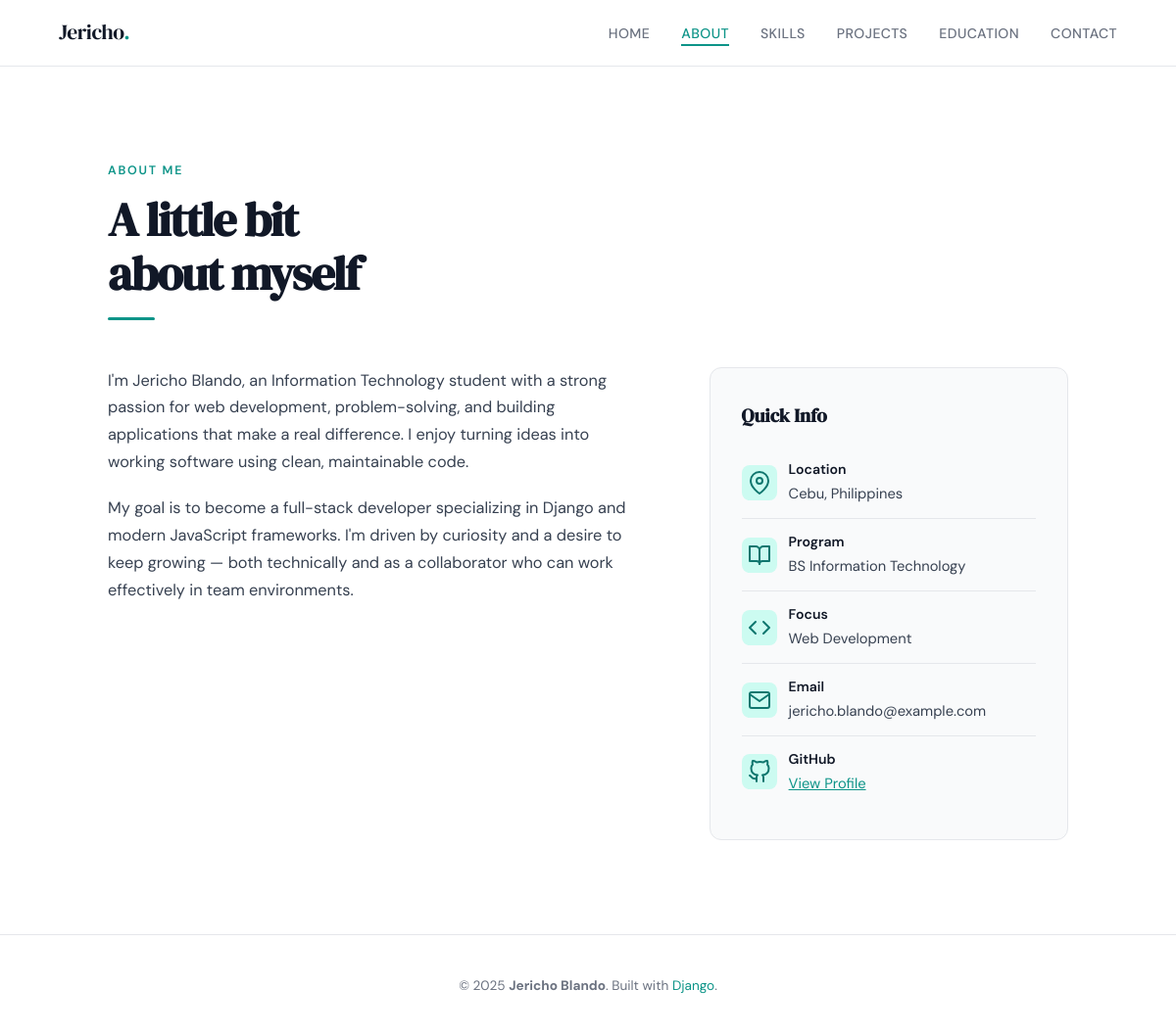
The page /about/ on the database its author committed.
### portfolio/models.py (models this page shows, shortened)
class Profile(models.Model):
    name = models.CharField(max_length=100)
    tagline = models.CharField(max_length=200)
    bio = models.TextField()
    career_goals = models.TextField()
    email = models.EmailField()
    github = models.URLField(blank=True)
    linkedin = models.URLField(blank=True)
    photo = models.ImageField(upload_to='profile/', blank=True, null=True)
    class Meta:
        verbose_name = 'Profile'

### portfolio/views.py (the view)
# urls.py: path('about/', views.about, name='about'),
def about(request):
    profile = get_profile()
    context = {'profile': profile, 'active': 'about'}
    return render(request, 'portfolio/about.html', context)

### portfolio/views.py (called while the page is built)
def get_profile():
    return Profile.objects.first()

### portfolio/templates/portfolio/about.html (shortened to what this page needs)
{% extends 'portfolio/base.html' %}
{% block content %}
<div class="section">
  <p class="section-label">About Me</p>
  <h1 class="section-title">A little bit<br>about myself</h1>
  <div class="divider"></div>
  <div class="about-grid">
    <div class="about-text fade-in">
      {% if profile %}
        <p>{{ profile.bio }}</p>
        <p>{{ profile.career_goals }}</p>
      {% endif %}
    </div>
    <div class="fade-in">
      <div class="about-card">
        <h3>Quick Info</h3>
        <div class="about-stat">
          <span class="about-stat-icon"><i data-feather="map-pin"></i></span>
          <div class="about-stat-text">
            <strong>Location</strong>
            Cebu, Philippines
          </div>
        </div>
        <div class="about-stat">
          <span class="about-stat-icon"><i data-feather="book-open"></i></span>
          <div class="about-stat-text">
            <strong>Program</strong>
            BS Information Technology
          </div>
        </div>
        <div class="about-stat">
          <span class="about-stat-icon"><i data-feather="code"></i></span>
          <div class="about-stat-text">
            <strong>Focus</strong>
            Web Development
          </div>
        </div>
        <div class="about-stat">
          <span class="about-stat-icon"><i data-feather="mail"></i></span>
          <div class="about-stat-text">
            <strong>Email</strong>
            {% if profile %}{{ profile.email }}{% else %}jericho@example.com{% endif %}
          </div>
        </div>
        {% if profile and profile.github %}
        <div class="about-stat">
          <span class="about-stat-icon"><i data-feather="github"></i></span>
          <div class="about-stat-text">
            <strong>GitHub</strong>
            <a href="{{ profile.github }}" target="_blank" style="color:var(--teal)">View Profile</a>
          </div>
        </div>
        {% endif %}
      </div>
    </div>
  </div>
</div>
{% endblock %}

### portfolio/static/portfolio/css/style.css (style rules this page uses)
:root { --teal: #0d9488; --teal-light: #ccfbf1; --teal-dark: #0f766e; --ink: #111827; --ink-soft: #374151; --muted: #6b7280; --border: #e5e7eb; --bg: #ffffff; --bg-soft: #f9fafb; --radius: 12px; --nav-h: 68px; --serif: 'DM Serif Display', Georgia, serif; --sans: 'DM Sans', sans-serif; --transition: 0.25s cubic-bezier(0.4, 0, 0.2, 1); }
*, *::before, *::after { box-sizing: border-box; margin: 0; padding: 0; }
html { scroll-behavior: smooth; font-size: 16px; }
body { font-family: var(--sans); background: var(--bg); color: var(--ink); line-height: 1.7; -webkit-font-smoothing: antialiased; }
.section { padding: 6rem 5%; max-width: 1100px; margin: 0 auto; }
.section-label { font-size: 0.78rem; font-weight: 600; letter-spacing: 0.14em; text-transform: uppercase; color: var(--teal); margin-bottom: 0.75rem; }
.section-title { font-family: var(--serif); font-size: clamp(2rem, 4vw, 3rem); line-height: 1.15; color: var(--ink); margin-bottom: 1rem; letter-spacing: -0.03em; }
.divider { width: 48px; height: 3px; background: var(--teal); border-radius: 2px; margin-bottom: 3rem; }
.about-grid { display: grid; grid-template-columns: 3fr 2fr; gap: 4rem; align-items: start; }
.about-text p { color: var(--ink-soft); margin-bottom: 1.25rem; font-size: 1.02rem; }
.about-card { background: var(--bg-soft); border: 1px solid var(--border); border-radius: var(--radius); padding: 2rem; }
.about-card h3 { font-family: var(--serif); font-size: 1.2rem; margin-bottom: 1rem; color: var(--ink); }
.about-stat { display: flex; align-items: center; gap: 0.75rem; padding: 0.75rem 0; border-bottom: 1px solid var(--border); }
.about-stat:last-child { border-bottom: none; }
.about-stat-icon { width: 36px; height: 36px; background: var(--teal-light); border-radius: 8px; display: flex; align-items: center; justify-content: center; color: var(--teal-dark); font-size: 1rem; flex-shrink: 0; }
.about-stat-text { font-size: 0.92rem; color: var(--ink-soft); }
.about-stat-text strong { color: var(--ink); display: block; font-size: 0.88rem; font-weight: 600; }
.fade-in { opacity: 0; transform: translateY(20px); transition: opacity 0.6s ease, transform 0.6s ease; }
.fade-in.visible { opacity: 1; transform: none; }

### rows shown on the page
Profile: bio "I'm Jericho Blando, an Information Technology student with a strong passion for web development, problem-solving, and building applications that make a real difference. I enjoy turning ideas into working software using clean, maintainable code.", career_goals "My goal is to become a full-stack developer specializing in Django and modern JavaScript frameworks. I'm driven by curiosity and a desire to keep growing — both technically and as a collaborator who can work effectively in team environments.", email "jericho.blando@example.com"
